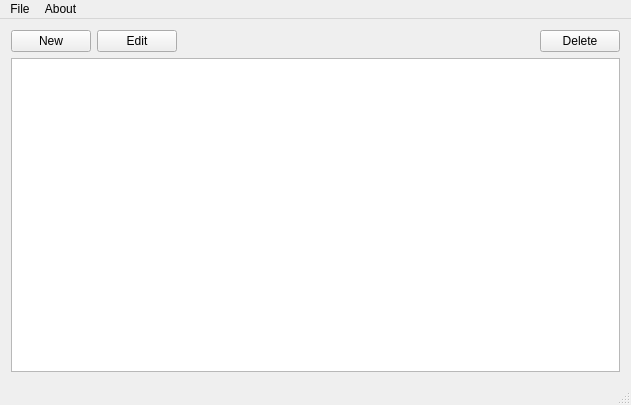
<?xml version="1.0" encoding="UTF-8"?>
<ui version="4.0">
 <class>AudiogramDatabaseClass</class>
 <widget class="QMainWindow" name="AudiogramDatabaseClass">
  <property name="geometry">
   <rect>
    <x>0</x>
    <y>0</y>
    <width>631</width>
    <height>405</height>
   </rect>
  </property>
  <property name="windowTitle">
   <string>AudiogramDatabase</string>
  </property>
  <widget class="QWidget" name="centralWidget">
   <layout class="QVBoxLayout" name="verticalLayout">
    <item>
     <layout class="QHBoxLayout" name="horizontalLayout">
      <item>
       <widget class="QPushButton" name="newPB">
        <property name="text">
         <string>New</string>
        </property>
       </widget>
      </item>
      <item>
       <widget class="QPushButton" name="editPB">
        <property name="text">
         <string>Edit</string>
        </property>
       </widget>
      </item>
      <item>
       <spacer name="horizontalSpacer">
        <property name="orientation">
         <enum>Qt::Horizontal</enum>
        </property>
        <property name="sizeHint" stdset="0">
         <size>
          <width>40</width>
          <height>20</height>
         </size>
        </property>
       </spacer>
      </item>
      <item>
       <widget class="QPushButton" name="deletePB">
        <property name="text">
         <string>Delete</string>
        </property>
       </widget>
      </item>
     </layout>
    </item>
    <item>
     <widget class="QTableView" name="audiogramTV">
      <property name="alternatingRowColors">
       <bool>true</bool>
      </property>
      <property name="selectionMode">
       <enum>QAbstractItemView::SingleSelection</enum>
      </property>
      <property name="selectionBehavior">
       <enum>QAbstractItemView::SelectRows</enum>
      </property>
      <attribute name="horizontalHeaderShowSortIndicator" stdset="0">
       <bool>false</bool>
      </attribute>
      <attribute name="horizontalHeaderStretchLastSection">
       <bool>true</bool>
      </attribute>
     </widget>
    </item>
   </layout>
  </widget>
  <widget class="QMenuBar" name="menuBar">
   <property name="geometry">
    <rect>
     <x>0</x>
     <y>0</y>
     <width>631</width>
     <height>26</height>
    </rect>
   </property>
   <widget class="QMenu" name="menuFile">
    <property name="title">
     <string>File</string>
    </property>
    <addaction name="actionPatients"/>
    <addaction name="separator"/>
    <addaction name="actionOptions"/>
    <addaction name="separator"/>
    <addaction name="actionExit"/>
   </widget>
   <widget class="QMenu" name="menuAbout">
    <property name="title">
     <string>About</string>
    </property>
    <addaction name="actionAbout"/>
   </widget>
   <addaction name="menuFile"/>
   <addaction name="menuAbout"/>
  </widget>
  <widget class="QStatusBar" name="statusBar"/>
  <action name="actionAbout">
   <property name="text">
    <string>About</string>
   </property>
  </action>
  <action name="actionNew">
   <property name="checkable">
    <bool>false</bool>
   </property>
   <property name="checked">
    <bool>false</bool>
   </property>
   <property name="enabled">
    <bool>true</bool>
   </property>
   <property name="text">
    <string>New audiogram</string>
   </property>
  </action>
  <action name="actionExit">
   <property name="text">
    <string>Exit</string>
   </property>
  </action>
  <action name="actionPatients">
   <property name="text">
    <string>Edit patients</string>
   </property>
  </action>
  <action name="actionOptions">
   <property name="text">
    <string>Options</string>
   </property>
  </action>
 </widget>
 <layoutdefault spacing="6" margin="11"/>
 <resources>
  <include location="AudiogramDatabase.qrc"/>
 </resources>
 <connections/>
</ui>
